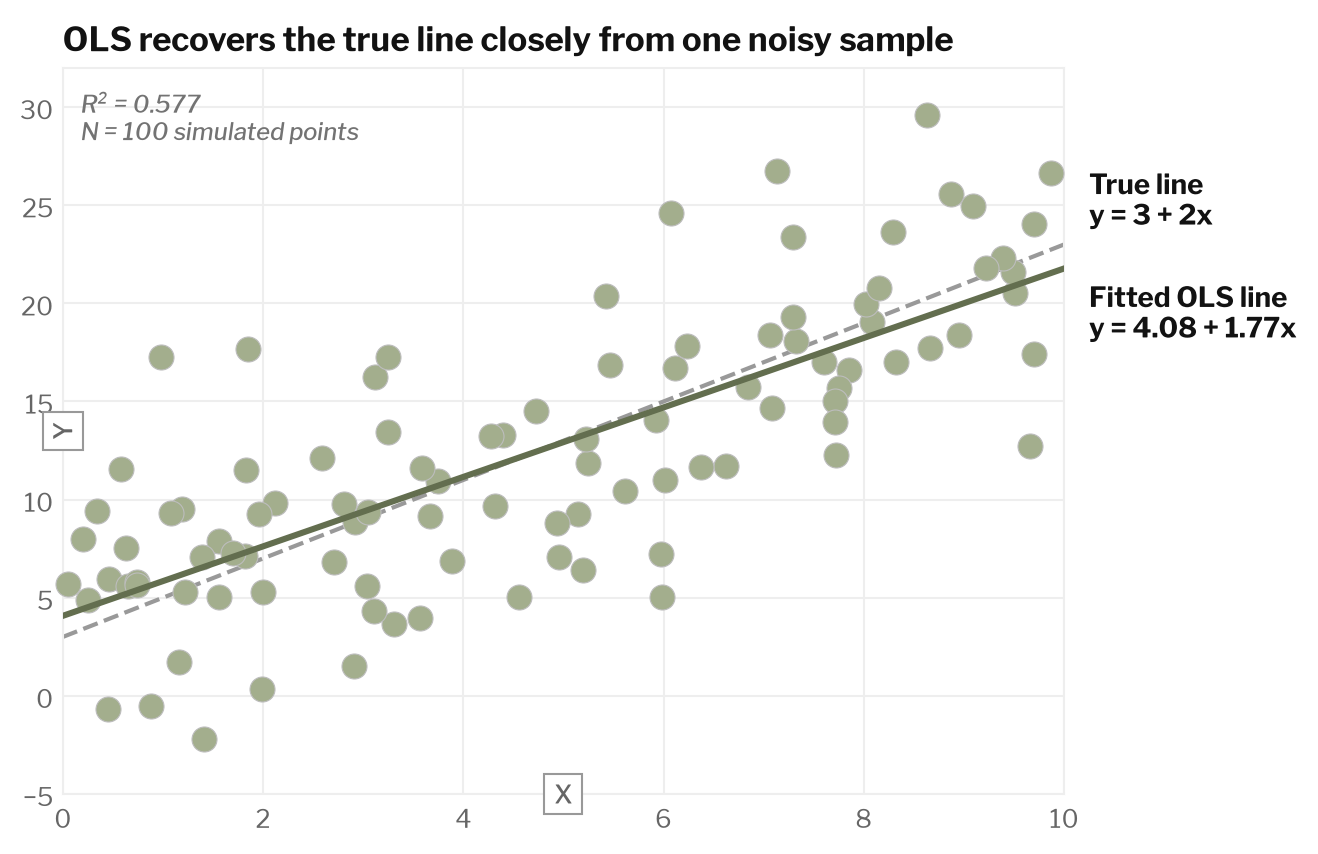

Here is the Python script that generated this plot:
# =============================================================================
# MGT 634 - Class 8, slide 11 "Example": plot the data with the fitted OLS line
# =============================================================================
# Same simulation and regression as the professor's slide (seed 42, n = 100),
# drawn in Michal's Upshot plotting style (skill: upshot-plot-style).
# Run from the "Second Year" folder (the uv project that holds the style files):
#   uv run --with statsmodels EmpiricalStrategy/notes/class8_regression/slide11_fit_plot.py
# =============================================================================
import sys
from pathlib import Path

import numpy as np
import statsmodels.api as sm
import matplotlib
matplotlib.use("Agg")                         # save to file, no pop-up window
import matplotlib.pyplot as plt

# The style module lives in the "Second Year" folder, three levels up from this script
sys.path.insert(0, str(Path(__file__).resolve().parents[3]))
import upshot_style as us

# ---- 1. The professor's code: simulate and estimate -----------------------------
np.random.seed(42)
n = 100
X = np.random.uniform(0, 10, n)
y = 3 + 2*X + np.random.normal(0, 5, n)
results = sm.OLS(y, sm.add_constant(X)).fit()
a_hat, b_hat = results.params                 # intercept 4.0755, slope 1.7701
print(results.params.round(4), "R2 =", round(results.rsquared, 3))

# ---- 2. Plot in the Upshot style ------------------------------------------------
us.use_style()                                # ALWAYS first: font, colors, grid
fig, ax = plt.subplots(figsize=us.FIGSIZE)

# Data: ordinary sage dots (no point is "key" here, so none get the black ring)
us.dots(ax, X, y, us.SAGE)

# Lines across the observed range of X
grid = np.array([0, 10])
ax.plot(grid, 3 + 2 * grid, color=us.AXIS_LINE, linewidth=1.5, linestyle="--", zorder=2)
ax.plot(grid, a_hat + b_hat * grid, color=us.DARK_GREEN, linewidth=2.2, zorder=4)

# Direct labels at the line ends instead of a legend. The two lines end only
# ~1 unit apart, so nudge the labels apart vertically (points) to stop them overlapping.
fitted = us.label(ax, 10, a_hat + b_hat * 10, f"Fitted OLS line\ny = {a_hat:.2f} + {b_hat:.2f}x")
fitted.xyann = (9, -16)                       # below the end of the fitted line
truth = us.label(ax, 10, 3 + 2 * 10, "True line\ny = 3 + 2x")
truth.xyann = (9, 16)                         # above the end of the true line

# A regression plot needs real numbers on the axes (per the skill's "adapting" rules)
ax.set_xlim(0, 10)
ax.set_ylim(-5, 32)
ax.tick_params(labelbottom=True, labelleft=True, colors="#666666", labelsize=9, length=0)
for spine in ax.spines.values():
    spine.set_color(us.GRID)
    spine.set_linewidth(0.75)

us.axis_box(ax, "X", "bottom")
us.axis_box(ax, "Y", "left")
us.corner_note(ax, f"R² = {results.rsquared:.3f}\nN = {n} simulated points", "top left")
ax.set_title("OLS recovers the true line closely from one noisy sample", loc="left")

fig.savefig(Path(__file__).with_name("slide11_fit_plot.png"))
print("saved slide11_fit_plot.png")
